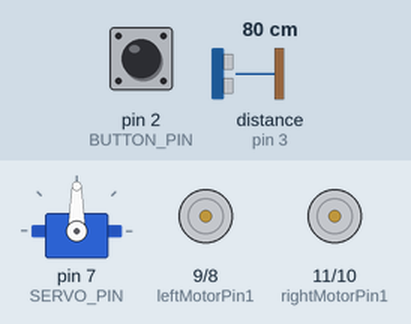
Recording of a sketch running on a simulated Arduino Uno, built with avr-gcc and run on an emulated ATmega328P. Shown: servo, motor-driver pin pairs drawn as motors (green arrow = first pin HIGH = forward, orange = second pin HIGH = backward, longer = more drive). The inputs (shaded band) are chosen by the test bench; at power-on: pin 2 (BUTTON_PIN) HIGH, distance to the obstacle (sensor on pin 3) 80 cm. The echo pulse lasts 58.3 µs per cm.

Above: at 1.2 s.
1.3 s: pin 2 (BUTTON_PIN) pulled LOW for 0.15 s
At 1.57 s:
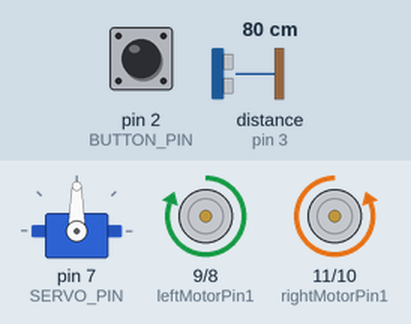
4.4 s: distance to the obstacle (sensor on pin 3) set to 53 cm
7.4 s: distance to the obstacle (sensor on pin 3) set to 47 cm
At 10.2 s:
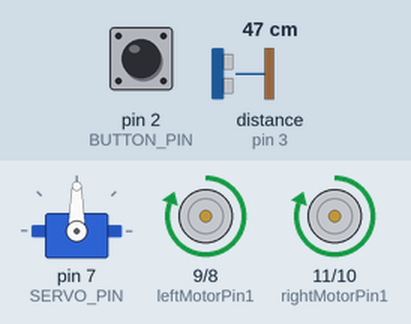
10.4 s: distance to the obstacle (sensor on pin 3) set to 60 cm
At 11.25 s:
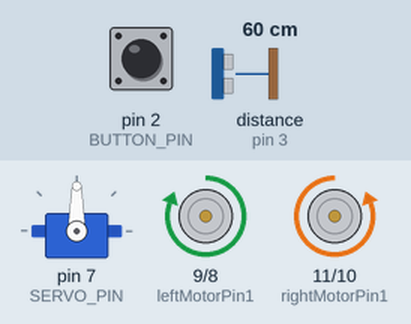
13.4 s: distance to the obstacle (sensor on pin 3) set to 2 cm
At 14.64 s:
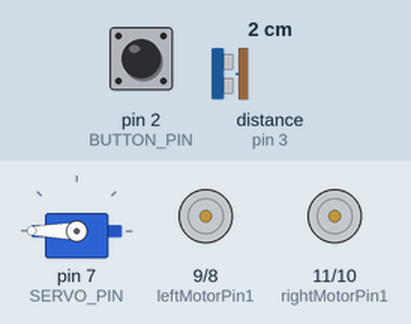
Timing chart, 0 to 17.4 s (numbered marks = the images above; inputs shaded):
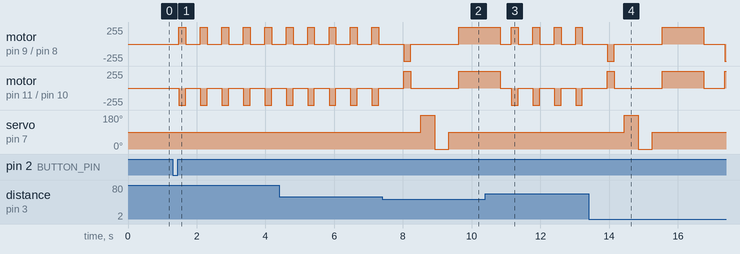

Measured:
- the behaviour switches between 50 and 49 cm on distance to the obstacle (sensor on pin 3) (found by bisection; images 1 and 2)
- after the input at 1.3 s, motor on pin 9 (leftMotorPin1) / pin 8 (leftMotorPin2): alternates forward 255/255 for 0.20 s and stopped for 0.43 s, starting after 0.18 s; motor on pin 11 (rightMotorPin1) / pin 10 (rightMotorPin2): alternates backward 255/255 for 0.20 s and stopped for 0.43 s, starting after 0.18 s
- after the input at 7.4 s, servo on pin 7 (SERVO_PIN): 90° → 180° after 1.1 s, → 0° 0.40 s later, → 90° 0.40 s later
- after the input at 10.4 s, servo on pin 7 (SERVO_PIN): stays 90° (without the input it goes to 180° after 1.6 s)
- after the input at 13.4 s, servo on pin 7 (SERVO_PIN): 90° → 180° after 1.0 s, → 0° 0.40 s later, → 90° 0.40 s later

The sketch:

obstacle_avoidance_portion.ino
```cpp
#include <Servo.h>
#include <NewPing.h>

/* ----------- PINS ----------- */
#define SERVO_PIN 7
#define TRIG_PIN 4
#define ECHO_PIN 3
#define BUTTON_PIN 2

// Motor driver pins
int rightMotorPin1 = 11; // IN1
int rightMotorPin2 = 10; // IN2
int leftMotorPin1  = 9;  // IN3
int leftMotorPin2  = 8;  // IN4

/* ----------- CONSTANTS ----------- */
#define OBSTACLE_DISTANCE 50
#define STEP_FORWARD_TIME 200
#define STEP_STOP_TIME 300
#define TURN_TIME 1200   // <<< increased for ~80–90° turn

Servo scanServo;
NewPing sonar(TRIG_PIN, ECHO_PIN, 200);

/* ----------- ON / OFF STATE ----------- */
bool robotEnabled = false;
bool buttonLatched = false;

void setup()
{
  pinMode(rightMotorPin1, OUTPUT);
  pinMode(rightMotorPin2, OUTPUT);
  pinMode(leftMotorPin1, OUTPUT);
  pinMode(leftMotorPin2, OUTPUT);

  pinMode(BUTTON_PIN, INPUT_PULLUP);

  scanServo.attach(SERVO_PIN);
  scanServo.write(90);

  stopMotors();
}

void loop()
{
  handleButton();

  if (!robotEnabled)
  {
    stopMotors();
    scanServo.write(90);
    return;
  }

  scanServo.write(90);
  delay(120);

  int distance = sonar.ping_cm();

  if (distance == 0 || distance > OBSTACLE_DISTANCE)
  {
    moveForward();
    delay(STEP_FORWARD_TIME);
    stopMotors();
    delay(STEP_STOP_TIME);
  }
  else
  {
    stopMotors();
    delay(300);

    moveBackward();
    delay(200);
    stopMotors();
    delay(300);

    scanServo.write(180);
    delay(400);
    int distanceLeft = sonar.ping_cm();

    scanServo.write(0);
    delay(400);
    int distanceRight = sonar.ping_cm();

    scanServo.write(90);
    delay(300);

    if (distanceLeft == 0 || distanceLeft > distanceRight)
    {
      turnLeft();
      delay(TURN_TIME);   // <<< stronger left turn
    }
    else
    {
      turnRight();
      delay(TURN_TIME);   // <<< stronger right turn
    }

    stopMotors();
    delay(200);
  }
}

/* ----------- BUTTON HANDLER ----------- */
void handleButton()
{
  bool buttonState = digitalRead(BUTTON_PIN);

  if (buttonState == LOW && !buttonLatched)
  {
    robotEnabled = !robotEnabled;
    buttonLatched = true;
    delay(50);
  }

  if (buttonState == HIGH)
  {
    buttonLatched = false;
  }
}

/* ----------- MOTOR CONTROL ----------- */

void moveForward()
{
  digitalWrite(rightMotorPin1, LOW);
  digitalWrite(rightMotorPin2, HIGH);
  digitalWrite(leftMotorPin1, HIGH);
  digitalWrite(leftMotorPin2, LOW);
}

void moveBackward()
{
  digitalWrite(rightMotorPin1, HIGH);
  digitalWrite(rightMotorPin2, LOW);
  digitalWrite(leftMotorPin1, LOW);
  digitalWrite(leftMotorPin2, HIGH);
}

// Turn LEFT → Right forward, Left backward
void turnLeft()
{
  digitalWrite(rightMotorPin1, LOW);
  digitalWrite(rightMotorPin2, HIGH);
  digitalWrite(leftMotorPin1, LOW);
  digitalWrite(leftMotorPin2, HIGH);
}

// Turn RIGHT → Left forward, Right backward
void turnRight()
{
  digitalWrite(leftMotorPin1, HIGH);
  digitalWrite(leftMotorPin2, LOW);
  digitalWrite(rightMotorPin1, HIGH);
  digitalWrite(rightMotorPin2, LOW);
}

void stopMotors()
{
  digitalWrite(rightMotorPin1, LOW);
  digitalWrite(rightMotorPin2, LOW);
  digitalWrite(leftMotorPin1, LOW);
  digitalWrite(leftMotorPin2, LOW);
}
```
